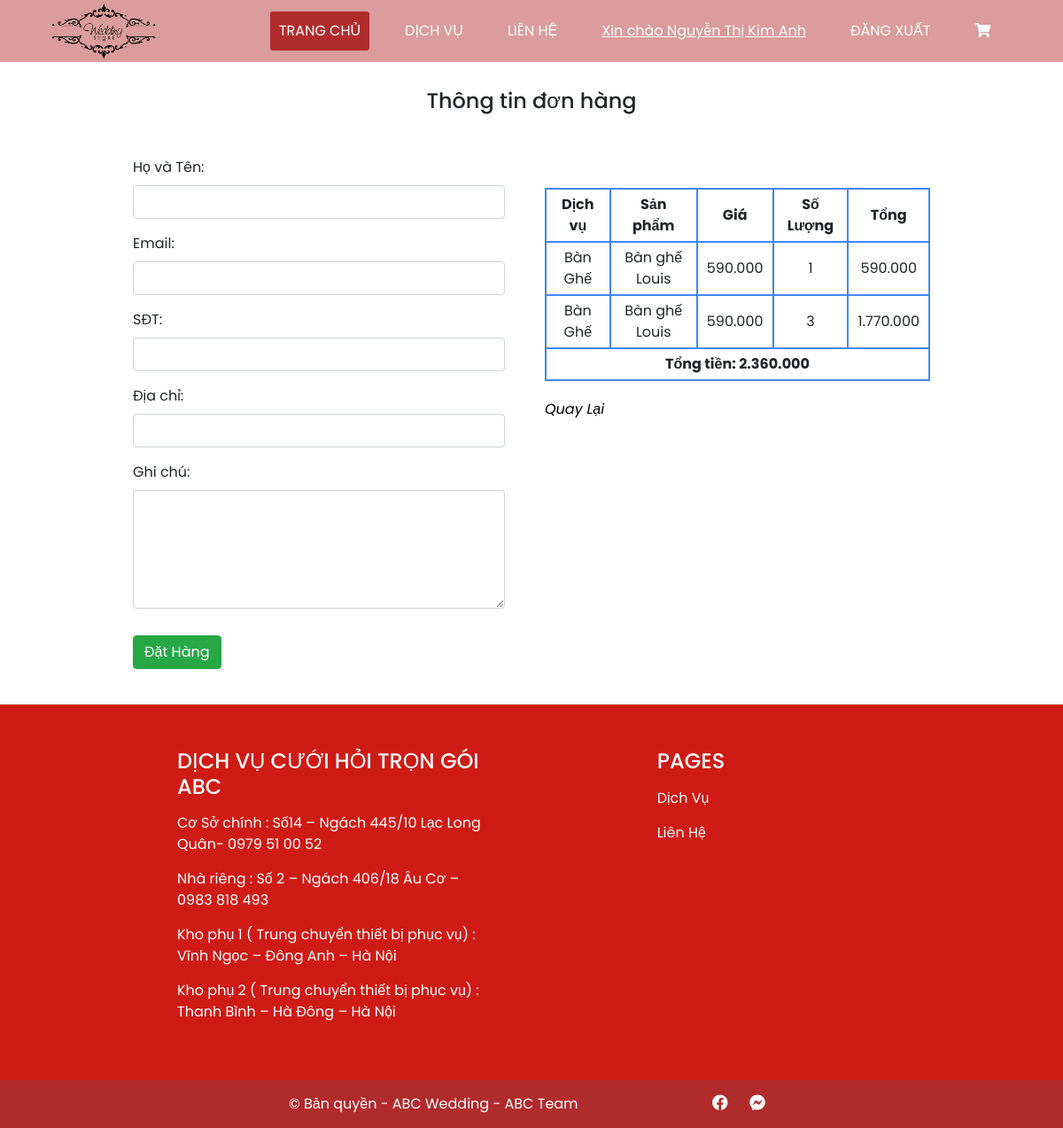
/category_product/product_list_order.php?user_id=65, run on an earlier commit of the app's database.
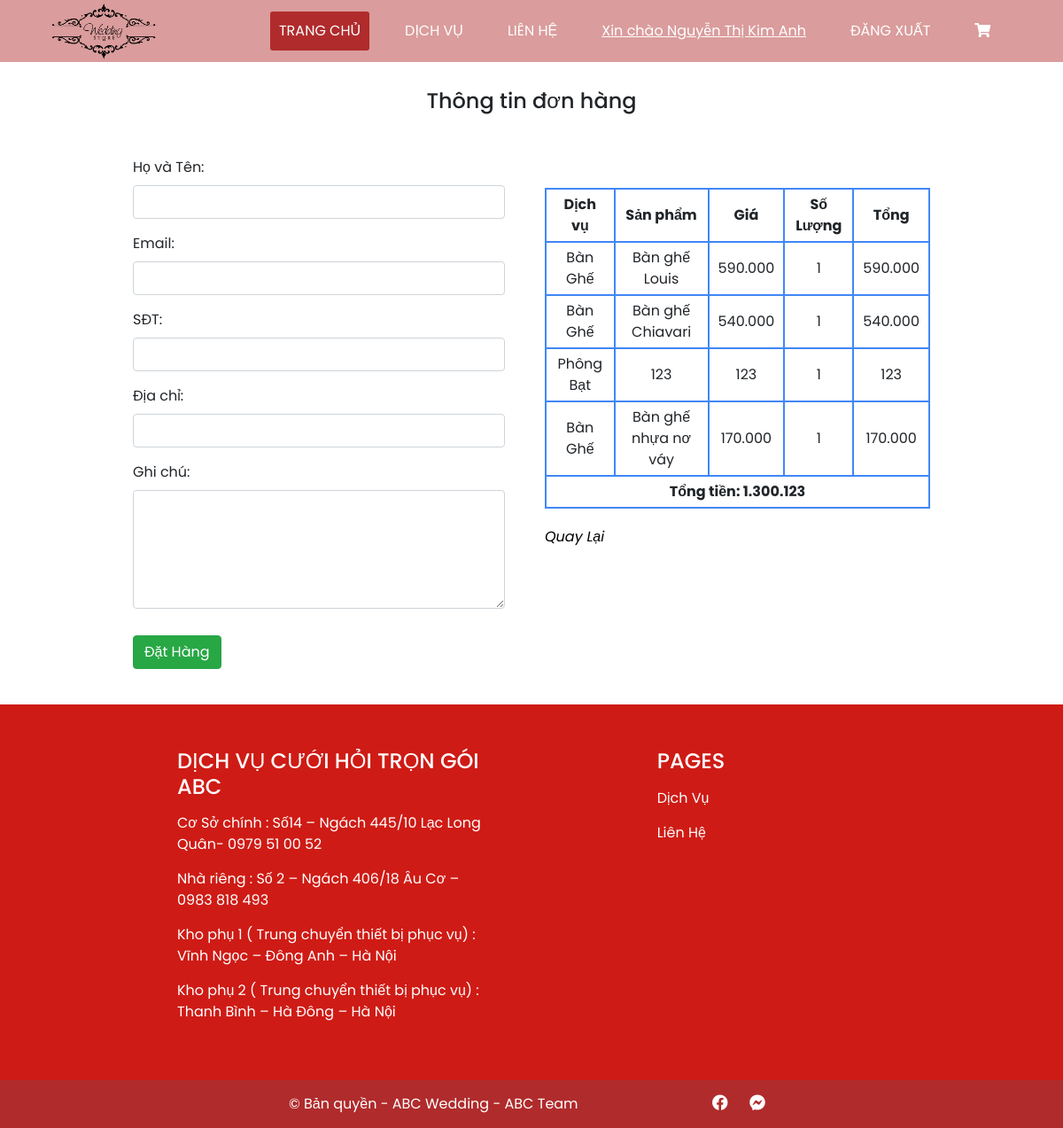
And on a later commit of the database.
### tables this page shows
CREATE TABLE `user` (
  `id` int NOT NULL AUTO_INCREMENT,
  `fullname` varchar(50) DEFAULT NULL,
  `gender` varchar(45) DEFAULT NULL,
  `email` varchar(150) DEFAULT NULL,
  `phone_number` varchar(20) DEFAULT NULL,
  `address` varchar(200) DEFAULT NULL,
  `password` varchar(32) DEFAULT NULL,
  `role_id` int DEFAULT NULL,
  `created_at` datetime DEFAULT NULL,
  `updated_at` datetime DEFAULT NULL,
  `status` int DEFAULT NULL,
  PRIMARY KEY (`id`),
  KEY `role_id` (`role_id`),
  CONSTRAINT `user_ibfk_1` FOREIGN KEY (`role_id`) REFERENCES `role` (`id`)
);

CREATE TABLE `order_user` (
  `id` int NOT NULL AUTO_INCREMENT,
  `user_id` int DEFAULT NULL,
  `product_id` int DEFAULT NULL,
  `count` int DEFAULT NULL,
  `status` int DEFAULT NULL,
  PRIMARY KEY (`id`)
);

CREATE TABLE `category` (
  `id` int NOT NULL AUTO_INCREMENT,
  `name` varchar(20) DEFAULT NULL,
  `h4_content` varchar(500) NOT NULL,
  `h5_content` varchar(500) NOT NULL,
  PRIMARY KEY (`id`)
);

CREATE TABLE `product` (
  `id` int NOT NULL AUTO_INCREMENT,
  `category_id` int DEFAULT NULL,
  `title` varchar(350) DEFAULT NULL,
  `price` int DEFAULT NULL,
  `thumbnail` varchar(500) DEFAULT NULL,
  `description` longtext,
  `count` int DEFAULT NULL,
  `created_at` datetime DEFAULT NULL,
  `updated_at` datetime DEFAULT NULL,
  PRIMARY KEY (`id`),
  KEY `category_id` (`category_id`),
  CONSTRAINT `product_ibfk_1` FOREIGN KEY (`category_id`) REFERENCES `category` (`id`)
);

### Web/database/dbhelper.php (called while the page is built, shortened)
<?php
function executeResult($sql, $isSingle = false) {
	$data = null;
	$conn = mysqli_connect(HOST, USERNAME, PASSWORD, DATABASE);
	mysqli_set_charset($conn, 'utf8');
	$resultset = mysqli_query($conn, $sql);
	if($isSingle) {
		$data = mysqli_fetch_array($resultset,1);
	} else {
		$data = [];
		while(($row = mysqli_fetch_array($resultset,1)) != null) {
			$data[] = $row;
		}
	}
	return $data;
}

### Web/category_product/product_list_order.php (the view, shortened to what this page needs)
<?php
	require_once('../utils/ultility.php');
	require_once('../database/dbhelper.php');
	$user_id = $product_id = '';
	$baseUrl = '';
	if(!empty($_GET)) {
		if($_GET['user_id']) {
			$user_id = $_GET['user_id'];
		}
	}
	$sql = "SELECT order_user.product_id, order_user.user_id, order_user.count, category.name category_name, product.title product_title, product.price FROM order_user JOIN product ON order_user.product_id = product.id JOIN category ON category.id = product.category_id WHERE order_user.user_id = ".$user_id."";
	$orderList = executeResult($sql);
	require_once($baseUrl.'header__user.php');
?>
	<link rel="stylesheet" href="https://maxcdn.bootstrapcdn.com/bootstrap/4.4.1/css/bootstrap.min.css">
	<link rel="stylesheet" href="../asset/css/service.css">
	<link rel="stylesheet" href="../asset/css/user.css">
	<h4 style="padding:100px 0 40px 0; text-align: center;">Thông tin đơn hàng</h4>
	<div class="order row"  style="padding: 0 150px;" >
	<div class="col-md-6 col-12" style="padding-right:30px">
			<form method = "post">
				<div class="form-group">
					<label for="usr" style=" float: left;">Họ và Tên:</label>
					<input required="true" type="text" class="form-control" id="usr" name="fullname">
				</div>
				<div class="form-group">
						<label for="email" style="float: left;">Email:</label>
						<input required="true" type="email" class="form-control" id="email" name="email">
				</div>
				<div class="form-group">
						<label for="phone_number" style="float: left;">SĐT:</label>
						<input required="true" type="tel" class="form-control" id="phone_number" name="phone_number">
				</div>
				<div class="form-group">
						<label for="address" style="float: left;">Địa chỉ:</label>
						<input required="true" type="text" class="form-control" id="address" name="address">
				</div>
				<div class="form-group" style="margin-bottom: 30px; display: flex;flex-direction:column;">
					<label for="pwd" style="float:left;">Ghi chú:</label>
					<textarea class="form-control" rows="5" name="note" id="note"></textarea>
				</div>
				<button class="btn btn-success" style="margin-bottom: 40px;">Đặt Hàng</button>
			</form>
		</div>
		<div class="order__left col-md-6" style="padding-top: 35px;">
			<table style="padding-top: 50px;">
				<thead>
					<th>Dịch vụ</th>
					<th>Sản phẩm</th>
					<th>Giá</th>
					<th>Số Lượng</th>
					<th>Tổng</th>
				</thead>
				<tbody>
				<?php
					$sum_price = 0;
					$sql = "SELECT order_user.product_id, order_user.user_id, order_user.count, category.name category_name, product.title product_title, product.price FROM order_user JOIN product ON order_user.product_id = product.id JOIN category ON category.id = product.category_id WHERE order_user.user_id = ".$user_id."";
					$orderList = executeResult($sql);
					foreach ($orderList as $order) {
						echo '
							<tr>
								<td>'.$order['category_name'].'</td>
								<td>'.$order['product_title'].'</td>
								<td>'.number_format($order['price'],0,',','.').'</td>
								<td>'.$order['count'].'</td>
								<td>'.number_format($order['price']* $order['count'],0,',','.').'</td>
								</tr>
								';
								$sum_price += $order['price']* $order['count'];
							}
					echo '
						<tr>
							<td colspan = "5"><b>Tổng tiền: '.number_format($sum_price,0,',','.').'</b></td>
						</tr>
					';
				?>
				</tbody>
			</table>
			<div class="order__footer">
				<a href="./manage_product.php?user_id=<?=$user_id?>" style="color: #000;"> <i>Quay Lại</i></a>
			</div>
		</div>
	</div>
	<div class="contact" id="contact">
				<div class="address">
					<h4>Dịch vụ cưới hỏi trọn gói ABC</h4>
					<p>Cơ Sở chính : Số14 – Ngách 445/10 Lạc Long Quân- 0979 51 00 52</p>
					<p>Nhà riêng : Số 2 – Ngách 406/18 Âu Cơ – 0983 818 493</p>
					<p>Kho phụ 1 ( Trung chuyển thiết bị phục vụ) : Vĩnh Ngọc – Đông Anh – Hà Nội</p>
					<p>Kho phụ 2 ( Trung chuyển thiết bị phục vụ) : Thanh Bình – Hà Đông – Hà Nội</p>
				</div>
				<div class="pages">
					<h4>Pages</h4>
					<a href="">Dịch Vụ</a>
					<a href="">Liên Hệ</a>
				</div>
			</div>
			<footer class="footer">
				<span class="copyright">
					© Bản quyền - ABC Wedding -
					<a href="">ABC Team</a>
				</span>
				<div class="brand">
					<a href=""><i class="fab fa-facebook"></i></a>
					<a href=""><i class="fab fa-facebook-messenger"></i></a>
				</div>
			</footer>
	</body>
</html>

### Web/category_product/header__user.php (shortened to what this page needs)
<?php
    require_once('../utils/ultility.php');
		require_once('../database/dbhelper.php');
		$user = executeResult("select fullname from user where id = ".$user_id."", true);
		$user_name = $user['fullname'];
?>
<!doctype html>
<html lang="en">
	<head>
		<link rel="stylesheet" href="../asset/font/fontawesome-free-5.15.4-web/css/all.css">
		<link
				rel="stylesheet"
				type="text/css"
				href="https://cdn.jsdelivr.net/npm/slick-carousel@1.8.1/slick/slick.css"
			/>
		<link rel="stylesheet" href="../asset/css/base.css">
	</head>
	<body>
		<div class="menu_bar">
			<a href="#">
				<img class="logo-img" src="../asset/image/logo.png" alt="">
			</a>
			<ul>
					<li class="active"><a href="../screen_user/index.php?user_id=<?=$user_id?>">Trang Chủ</a></li>
					<li>
						<a href="#">Dịch Vụ</a>
					</li>
					<li><a href="#contact">Liên Hệ</a></li>
					<li style="text-decoration: underline;">Xin chào <?php echo $user_name;?></li>
					<li><a href="../index.php">Đăng xuất</a></li>
					<li><a href="./manage_product.php?user_id=<?=$user_id?>"><i class="fas fa-shopping-cart" style="color: var(--while-color);"></i></a></li>
				</ul>
		</div>

### Web/asset/css/base.css (style rules this page uses)
* { margin: 0; padding: 0; box-sizing: border-box; font-family: "Poppins", sans-serif; }
body { min-height: 100vh; background-color: #232c33; }
:root { --primary-color: #232c33; --secondary-color: #4187f6; --while-color: #fff; --black-color: #000; --text-color: #ccc; --navbar-width: 240px; --content-width: calc(100% - var(--navbar-width) - 10px); --search-width: calc(100% - var(--navbar-width) - 10px); }
table, th, td { border: 2px solid var(--secondary-color); border-collapse: collapse; text-align: center; }

### Web/asset/css/service.css (style rules this page uses)
.order__footer { display: flex; justify-content: space-between; }

### Web/asset/css/user.css (style rules this page uses)
* { margin: 0; padding: 0; box-sizing: border-box; }
body { font-family: sans-serif; background-color: var(--while-color); }
.menu_bar { background-color: rgba(176, 43, 43, 0.466); text-align: center; height: 70px; display: flex; justify-content: space-around; align-items: center; position: fixed; top: 0; left: 0; right: 0; z-index: 100; }
.logo-img { width: 120px; height: 100%; }
.menu_bar ul { display: inline-flex; list-style: none; color: white; margin: 0; }
.menu_bar ul li { margin: 15px; padding: 10px; transition: all 0.1s linear; cursor: pointer; }
.menu_bar ul li a { text-decoration: none; text-transform: uppercase; color: #fff; }
.active, .menu_bar ul li:hover { background: #b02b2c; border-radius: 3px; }
.contact { width: 100%; padding: 50px 200px; background-color: #cf1b15; display: inline-flex; justify-content: space-between; }
.address { max-width: 360px; }
.address h3, .address h4, .pages h4, .pages h3 { text-transform: uppercase; color: var(--while-color); }
.address p { color: var(--while-color); margin: 15px 0; }
.pages a { display: block; margin: 15px 0; color: var(--while-color); text-decoration: none; }
.footer { padding: 0 200px; width: 100%; background-color: #b02b2c; display: flex; justify-content: space-evenly; }
.copyright, .brand { padding: 15px; color: var(--while-color); }
.brand a, .copyright a { color: var(--while-color); text-decoration: none; }
.brand a i { padding: 0 10px; font-size: 18px; }

### Web/category_product/product_list_order.php (style rules this page uses)
th,td { padding: 5px 10px; }
.order__footer { margin-top: 20px; }

What changed in the data, as far as the page shows it:
removed order_user: category.name "Bàn Ghế", product.title "Bàn ghế Louis", product.price "590.000", count "3", $order['price']* $order['count'] "1.770.000"
added order_user: category.name "Bàn Ghế", product.title "Bàn ghế Chiavari", product.price "540.000", count "1", $order['price']* $order['count'] "540.000"
added order_user: category.name "Phông Bạt", product.title "123", product.price "123", count "1", $order['price']*$order['count'] "123"
added order_user: category.name "Bàn Ghế", product.title "Bàn ghế nhựa nơ váy", product.price "170.000", count "1", $order['price']* $order['count'] "170.000"
Also different on the page:
$sum_price: "2.360.000" → "1.300.123"
